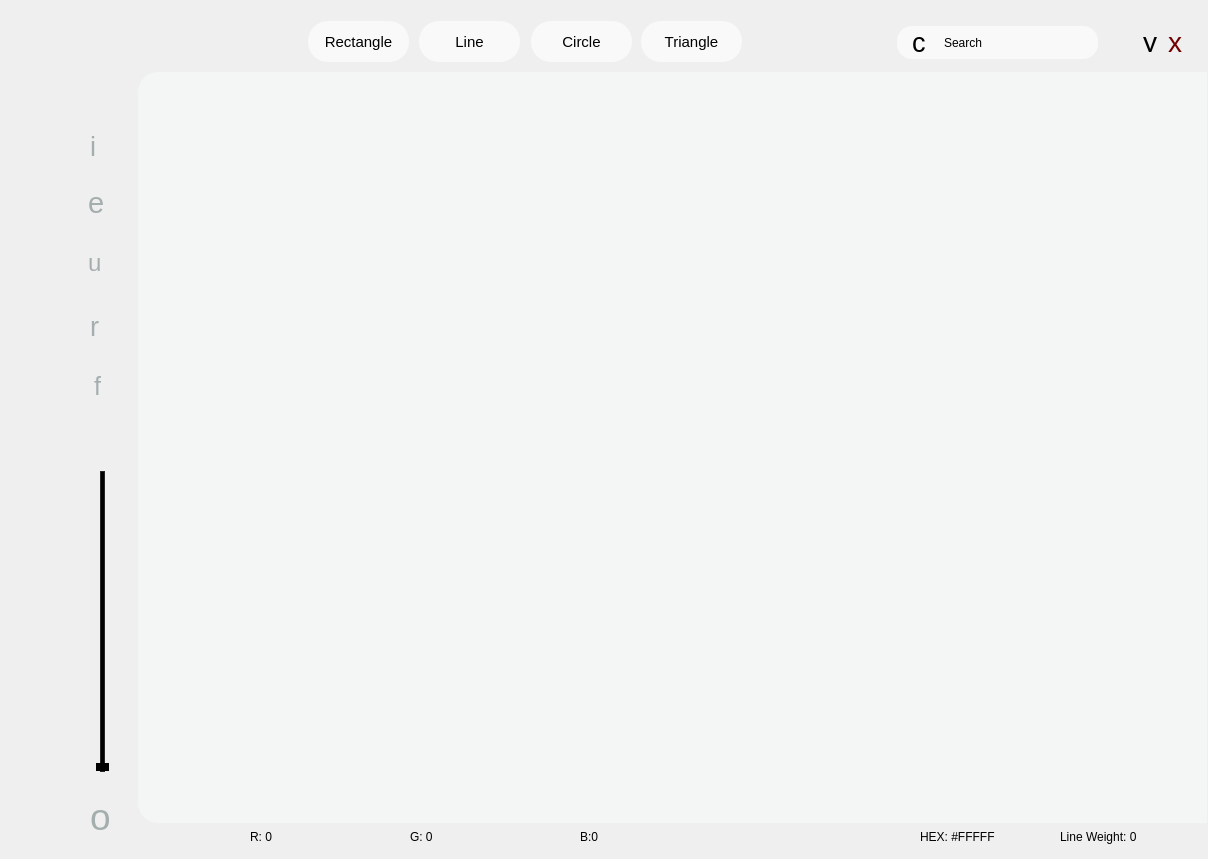
<?xml version="1.0" encoding="UTF-8"?>
<ui version="4.0">
 <class>PaintWindow</class>
 <widget class="QMainWindow" name="PaintWindow">
  <property name="geometry">
   <rect>
    <x>0</x>
    <y>0</y>
    <width>1208</width>
    <height>859</height>
   </rect>
  </property>
  <property name="windowTitle">
   <string>MainWindow</string>
  </property>
  <widget class="QWidget" name="centralwidget">
   <widget class="QLabel" name="backgorund">
    <property name="geometry">
     <rect>
      <x>68</x>
      <y>1</y>
      <width>1261</width>
      <height>851</height>
     </rect>
    </property>
    <property name="font">
     <font/>
    </property>
    <property name="text">
     <string/>
    </property>
    <property name="pixmap">
     <pixmap resource="resources.qrc">:/stockes/resources/whiteBackground.png</pixmap>
    </property>
   </widget>
   <widget class="QPushButton" name="rectangleBtn">
    <property name="geometry">
     <rect>
      <x>308</x>
      <y>21</y>
      <width>101</width>
      <height>41</height>
     </rect>
    </property>
    <property name="font">
     <font>
      <pointsize>11</pointsize>
      <italic>false</italic>
      <bold>false</bold>
     </font>
    </property>
    <property name="cursor">
     <cursorShape>PointingHandCursor</cursorShape>
    </property>
    <property name="styleSheet">
     <string notr="true">background-color: #f9f9f9;
color: black;
border-radius: 20px;
font: 11pt &quot;Montserrat&quot;;</string>
    </property>
    <property name="text">
     <string>Rectangle</string>
    </property>
   </widget>
   <widget class="QPushButton" name="triangleBtn">
    <property name="geometry">
     <rect>
      <x>641</x>
      <y>21</y>
      <width>101</width>
      <height>41</height>
     </rect>
    </property>
    <property name="font">
     <font>
      <pointsize>11</pointsize>
      <italic>false</italic>
      <bold>false</bold>
     </font>
    </property>
    <property name="cursor">
     <cursorShape>PointingHandCursor</cursorShape>
    </property>
    <property name="styleSheet">
     <string notr="true">background-color: #f9f9f9;
color: black;
border-radius: 20px;
font: 11pt &quot;Montserrat&quot;;</string>
    </property>
    <property name="text">
     <string>Triangle</string>
    </property>
   </widget>
   <widget class="QPushButton" name="circleBtn">
    <property name="geometry">
     <rect>
      <x>531</x>
      <y>21</y>
      <width>101</width>
      <height>41</height>
     </rect>
    </property>
    <property name="font">
     <font>
      <pointsize>11</pointsize>
      <italic>false</italic>
      <bold>false</bold>
     </font>
    </property>
    <property name="cursor">
     <cursorShape>PointingHandCursor</cursorShape>
    </property>
    <property name="styleSheet">
     <string notr="true">background-color: #f9f9f9;
color: black;
border-radius: 20px;
font: 11pt &quot;Montserrat&quot;;</string>
    </property>
    <property name="text">
     <string>Circle</string>
    </property>
   </widget>
   <widget class="QPushButton" name="lineBtn">
    <property name="geometry">
     <rect>
      <x>419</x>
      <y>21</y>
      <width>101</width>
      <height>41</height>
     </rect>
    </property>
    <property name="font">
     <font>
      <pointsize>11</pointsize>
      <italic>false</italic>
      <bold>false</bold>
     </font>
    </property>
    <property name="cursor">
     <cursorShape>PointingHandCursor</cursorShape>
    </property>
    <property name="styleSheet">
     <string notr="true">background-color: #f9f9f9;
color: black;
border-radius: 20px;
font: 11pt &quot;Montserrat&quot;;</string>
    </property>
    <property name="text">
     <string>Line</string>
    </property>
   </widget>
   <widget class="QLabel" name="logo">
    <property name="geometry">
     <rect>
      <x>90</x>
      <y>19</y>
      <width>41</width>
      <height>51</height>
     </rect>
    </property>
    <property name="text">
     <string/>
    </property>
    <property name="pixmap">
     <pixmap resource="resources.qrc">:/stockes/resources/Logo.png</pixmap>
    </property>
   </widget>
   <widget class="QGraphicsView" name="graphicsView">
    <property name="geometry">
     <rect>
      <x>138</x>
      <y>72</y>
      <width>1069</width>
      <height>751</height>
     </rect>
    </property>
    <property name="font">
     <font/>
    </property>
    <property name="cursor" stdset="0">
     <cursorShape>CrossCursor</cursorShape>
    </property>
    <property name="focusPolicy">
     <enum>Qt::NoFocus</enum>
    </property>
    <property name="styleSheet">
     <string notr="true">background-color: #f4f5f5;
border-radius: 20px;
border-top-right-radius: 0px;
border-bottom-right-radius: 0px;</string>
    </property>
   </widget>
   <widget class="QPushButton" name="closeBtn">
    <property name="geometry">
     <rect>
      <x>1168</x>
      <y>31</y>
      <width>20</width>
      <height>21</height>
     </rect>
    </property>
    <property name="sizePolicy">
     <sizepolicy hsizetype="Maximum" vsizetype="Fixed">
      <horstretch>0</horstretch>
      <verstretch>0</verstretch>
     </sizepolicy>
    </property>
    <property name="font">
     <font>
      <pointsize>21</pointsize>
      <italic>false</italic>
      <bold>false</bold>
      <kerning>false</kerning>
     </font>
    </property>
    <property name="cursor">
     <cursorShape>PointingHandCursor</cursorShape>
    </property>
    <property name="layoutDirection">
     <enum>Qt::LeftToRight</enum>
    </property>
    <property name="styleSheet">
     <string notr="true">border-radius:10px;
color: #710101;
text-align: left;
font: 21pt &quot;IROicons&quot;;</string>
    </property>
    <property name="text">
     <string>x</string>
    </property>
    <property name="checkable">
     <bool>false</bool>
    </property>
    <property name="default">
     <bool>false</bool>
    </property>
    <property name="flat">
     <bool>false</bool>
    </property>
   </widget>
   <widget class="QPushButton" name="miniBtn">
    <property name="geometry">
     <rect>
      <x>1143</x>
      <y>31</y>
      <width>20</width>
      <height>21</height>
     </rect>
    </property>
    <property name="font">
     <font>
      <pointsize>21</pointsize>
      <italic>false</italic>
      <bold>false</bold>
     </font>
    </property>
    <property name="cursor">
     <cursorShape>PointingHandCursor</cursorShape>
    </property>
    <property name="styleSheet">
     <string notr="true">border-radius:10px;
color: #000;
text-align: left;
font: 21pt &quot;IROicons&quot;;</string>
    </property>
    <property name="text">
     <string>y</string>
    </property>
   </widget>
   <widget class="QPushButton" name="colorBtn">
    <property name="geometry">
     <rect>
      <x>90</x>
      <y>131</y>
      <width>26</width>
      <height>31</height>
     </rect>
    </property>
    <property name="font">
     <font>
      <pointsize>20</pointsize>
      <italic>false</italic>
      <bold>false</bold>
     </font>
    </property>
    <property name="cursor">
     <cursorShape>PointingHandCursor</cursorShape>
    </property>
    <property name="styleSheet">
     <string notr="true">border-radius:10px;
color: #a5aeaf;
text-align: left;
font: 20pt &quot;IROicons&quot;;</string>
    </property>
    <property name="text">
     <string>i</string>
    </property>
    <property name="flat">
     <bool>true</bool>
    </property>
   </widget>
   <widget class="QPushButton" name="redoBtn">
    <property name="geometry">
     <rect>
      <x>90</x>
      <y>311</y>
      <width>31</width>
      <height>31</height>
     </rect>
    </property>
    <property name="font">
     <font>
      <pointsize>20</pointsize>
      <italic>false</italic>
      <bold>false</bold>
     </font>
    </property>
    <property name="cursor">
     <cursorShape>PointingHandCursor</cursorShape>
    </property>
    <property name="styleSheet">
     <string notr="true">border-radius:10px;
color: #a5aeaf;
text-align: left;
font: 20pt &quot;IROicons&quot;;</string>
    </property>
    <property name="text">
     <string>r</string>
    </property>
    <property name="shortcut">
     <string>Ctrl+Y</string>
    </property>
    <property name="flat">
     <bool>true</bool>
    </property>
   </widget>
   <widget class="QPushButton" name="tableBtn">
    <property name="geometry">
     <rect>
      <x>90</x>
      <y>800</y>
      <width>29</width>
      <height>34</height>
     </rect>
    </property>
    <property name="font">
     <font>
      <pointsize>28</pointsize>
      <italic>false</italic>
      <bold>false</bold>
     </font>
    </property>
    <property name="cursor">
     <cursorShape>PointingHandCursor</cursorShape>
    </property>
    <property name="styleSheet">
     <string notr="true">border-radius:10px;
color: #a5aeaf;
text-align: left;
font: 28pt &quot;IROicons&quot;;</string>
    </property>
    <property name="text">
     <string>o</string>
    </property>
    <property name="flat">
     <bool>true</bool>
    </property>
   </widget>
   <widget class="QPushButton" name="undoBtn">
    <property name="geometry">
     <rect>
      <x>88</x>
      <y>251</y>
      <width>29</width>
      <height>24</height>
     </rect>
    </property>
    <property name="font">
     <font>
      <pointsize>18</pointsize>
      <italic>false</italic>
      <bold>false</bold>
     </font>
    </property>
    <property name="cursor">
     <cursorShape>PointingHandCursor</cursorShape>
    </property>
    <property name="styleSheet">
     <string notr="true">border-radius:10px;
color: #a5aeaf;
text-align: left;
font: 18pt &quot;IROicons&quot;;</string>
    </property>
    <property name="text">
     <string>u</string>
    </property>
    <property name="shortcut">
     <string>Ctrl+Z</string>
    </property>
    <property name="flat">
     <bool>true</bool>
    </property>
   </widget>
   <widget class="QPushButton" name="saveBtn">
    <property name="geometry">
     <rect>
      <x>94</x>
      <y>371</y>
      <width>21</width>
      <height>31</height>
     </rect>
    </property>
    <property name="font">
     <font>
      <pointsize>19</pointsize>
      <italic>false</italic>
      <bold>false</bold>
     </font>
    </property>
    <property name="cursor">
     <cursorShape>PointingHandCursor</cursorShape>
    </property>
    <property name="styleSheet">
     <string notr="true">border-radius:10px;
color: #a5aeaf;
text-align: left;
font: 19pt &quot;IROicons&quot;;</string>
    </property>
    <property name="text">
     <string>f</string>
    </property>
    <property name="shortcut">
     <string>Ctrl+S</string>
    </property>
    <property name="flat">
     <bool>true</bool>
    </property>
   </widget>
   <widget class="QSlider" name="verticalSlider">
    <property name="geometry">
     <rect>
      <x>94</x>
      <y>471</y>
      <width>16</width>
      <height>301</height>
     </rect>
    </property>
    <property name="styleSheet">
     <string notr="true">

.QSlider::groove:vertical {
    border: 1px solid #262626;
    width: 3px;
	background: #000000;
}

.QSlider::handle:vertical {
	background:#000000;
    height: 8px;
    margin: 0px -5px;
}</string>
    </property>
    <property name="minimum">
     <number>1</number>
    </property>
    <property name="maximum">
     <number>25</number>
    </property>
    <property name="orientation">
     <enum>Qt::Vertical</enum>
    </property>
   </widget>
   <widget class="QLineEdit" name="searchBar">
    <property name="geometry">
     <rect>
      <x>897</x>
      <y>26</y>
      <width>201</width>
      <height>33</height>
     </rect>
    </property>
    <property name="font">
     <font>
      <pointsize>9</pointsize>
      <italic>false</italic>
      <bold>false</bold>
     </font>
    </property>
    <property name="styleSheet">
     <string notr="true">background-color: #f9f9f9;
color: black;
border-radius: 15px;
padding: 45px;
font: 9pt &quot;Montserrat&quot;;
</string>
    </property>
    <property name="text">
     <string>Search</string>
    </property>
   </widget>
   <widget class="QLabel" name="searchIcon">
    <property name="geometry">
     <rect>
      <x>912</x>
      <y>27</y>
      <width>22</width>
      <height>31</height>
     </rect>
    </property>
    <property name="font">
     <font>
      <pointsize>20</pointsize>
      <italic>false</italic>
      <bold>false</bold>
      <kerning>true</kerning>
     </font>
    </property>
    <property name="styleSheet">
     <string notr="true">font: 20pt &quot;IROicons&quot;;</string>
    </property>
    <property name="text">
     <string>c</string>
    </property>
   </widget>
   <widget class="QPushButton" name="ersr_Btn">
    <property name="geometry">
     <rect>
      <x>88</x>
      <y>191</y>
      <width>29</width>
      <height>24</height>
     </rect>
    </property>
    <property name="font">
     <font>
      <pointsize>22</pointsize>
      <italic>false</italic>
      <bold>false</bold>
     </font>
    </property>
    <property name="cursor">
     <cursorShape>PointingHandCursor</cursorShape>
    </property>
    <property name="styleSheet">
     <string notr="true">border-radius:10px;
color: #a5aeaf;
text-align: left;
font: 22pt &quot;IROicons&quot;;</string>
    </property>
    <property name="text">
     <string>e</string>
    </property>
    <property name="shortcut">
     <string>Ctrl+Z</string>
    </property>
    <property name="flat">
     <bool>true</bool>
    </property>
   </widget>
   <widget class="QGroupBox" name="tableCont">
    <property name="geometry">
     <rect>
      <x>1220</x>
      <y>149</y>
      <width>321</width>
      <height>571</height>
     </rect>
    </property>
    <property name="styleSheet">
     <string notr="true">border-radius:0 px;</string>
    </property>
    <property name="title">
     <string/>
    </property>
    <widget class="QTableWidget" name="DataTable">
     <property name="enabled">
      <bool>true</bool>
     </property>
     <property name="geometry">
      <rect>
       <x>0</x>
       <y>0</y>
       <width>321</width>
       <height>311</height>
      </rect>
     </property>
    </widget>
    <widget class="QTableWidget" name="InfoTable">
     <property name="enabled">
      <bool>true</bool>
     </property>
     <property name="geometry">
      <rect>
       <x>0</x>
       <y>330</y>
       <width>321</width>
       <height>161</height>
      </rect>
     </property>
    </widget>
    <widget class="QPushButton" name="SortASBtn">
     <property name="enabled">
      <bool>true</bool>
     </property>
     <property name="geometry">
      <rect>
       <x>-1</x>
       <y>510</y>
       <width>161</width>
       <height>41</height>
      </rect>
     </property>
     <property name="styleSheet">
      <string notr="true">background-color: #f9f9f9;
color: black;
border-radius: 20px;
font: 11pt &quot;Montserrat&quot;;</string>
     </property>
     <property name="text">
      <string>Sort Ascending</string>
     </property>
    </widget>
    <widget class="QPushButton" name="SortDSBtn">
     <property name="enabled">
      <bool>true</bool>
     </property>
     <property name="geometry">
      <rect>
       <x>160</x>
       <y>510</y>
       <width>161</width>
       <height>41</height>
      </rect>
     </property>
     <property name="styleSheet">
      <string notr="true">background-color: #f9f9f9;
color: black;
border-radius: 20px;
font: 11pt &quot;Montserrat&quot;;</string>
     </property>
     <property name="text">
      <string>Sort Dscending</string>
     </property>
    </widget>
   </widget>
   <widget class="QLabel" name="redVal">
    <property name="geometry">
     <rect>
      <x>250</x>
      <y>829</y>
      <width>51</width>
      <height>16</height>
     </rect>
    </property>
    <property name="font">
     <font/>
    </property>
    <property name="text">
     <string>R: 0 </string>
    </property>
   </widget>
   <widget class="QLabel" name="greenVal">
    <property name="geometry">
     <rect>
      <x>410</x>
      <y>829</y>
      <width>51</width>
      <height>16</height>
     </rect>
    </property>
    <property name="font">
     <font/>
    </property>
    <property name="text">
     <string>G: 0  </string>
    </property>
   </widget>
   <widget class="QLabel" name="blueVal">
    <property name="geometry">
     <rect>
      <x>580</x>
      <y>829</y>
      <width>51</width>
      <height>16</height>
     </rect>
    </property>
    <property name="font">
     <font/>
    </property>
    <property name="text">
     <string>B:0</string>
    </property>
   </widget>
   <widget class="QLabel" name="hexVal">
    <property name="geometry">
     <rect>
      <x>920</x>
      <y>829</y>
      <width>101</width>
      <height>16</height>
     </rect>
    </property>
    <property name="font">
     <font/>
    </property>
    <property name="text">
     <string>HEX: #FFFFF</string>
    </property>
   </widget>
   <widget class="QLabel" name="lineWVal">
    <property name="geometry">
     <rect>
      <x>1060</x>
      <y>829</y>
      <width>111</width>
      <height>16</height>
     </rect>
    </property>
    <property name="font">
     <font/>
    </property>
    <property name="text">
     <string>Line Weight: 0</string>
    </property>
   </widget>
   <widget class="QGroupBox" name="menu">
    <property name="geometry">
     <rect>
      <x>50</x>
      <y>-115</y>
      <width>121</width>
      <height>111</height>
     </rect>
    </property>
    <property name="styleSheet">
     <string notr="true">background-color:  #fff;
border-radius: 15px;</string>
    </property>
    <property name="title">
     <string/>
    </property>
    <widget class="QWidget" name="verticalLayoutWidget">
     <property name="geometry">
      <rect>
       <x>0</x>
       <y>0</y>
       <width>121</width>
       <height>111</height>
      </rect>
     </property>
     <layout class="QVBoxLayout" name="verticalLayout">
      <property name="spacing">
       <number>0</number>
      </property>
      <item>
       <widget class="QPushButton" name="menuNew">
        <property name="styleSheet">
         <string notr="true">background-color: rgb(255, 255, 255);
color: rgb(0, 0, 0);
font: 9pt &quot;Montserrat&quot;;</string>
        </property>
        <property name="text">
         <string>New</string>
        </property>
       </widget>
      </item>
      <item>
       <widget class="QPushButton" name="menuOpen">
        <property name="styleSheet">
         <string notr="true">background-color: rgb(255, 255, 255);
color: rgb(0, 0, 0);
font: 9pt &quot;Montserrat&quot;;</string>
        </property>
        <property name="text">
         <string>Open</string>
        </property>
       </widget>
      </item>
      <item>
       <widget class="QPushButton" name="menuSave">
        <property name="styleSheet">
         <string notr="true">background-color: rgb(255, 255, 255);
color: rgb(0, 0, 0);
font: 9pt &quot;Montserrat&quot;;</string>
        </property>
        <property name="text">
         <string>Save</string>
        </property>
       </widget>
      </item>
     </layout>
    </widget>
   </widget>
   <widget class="QPushButton" name="logoBtn">
    <property name="geometry">
     <rect>
      <x>90</x>
      <y>20</y>
      <width>40</width>
      <height>42</height>
     </rect>
    </property>
    <property name="text">
     <string/>
    </property>
    <property name="flat">
     <bool>true</bool>
    </property>
   </widget>
  </widget>
 </widget>
 <resources>
  <include location="resources.qrc"/>
 </resources>
 <connections>
  <connection>
   <sender>closeBtn</sender>
   <signal>clicked()</signal>
   <receiver>PaintWindow</receiver>
   <slot>close()</slot>
   <hints>
    <hint type="sourcelabel">
     <x>1180</x>
     <y>76</y>
    </hint>
    <hint type="destinationlabel">
     <x>1161</x>
     <y>39</y>
    </hint>
   </hints>
  </connection>
  <connection>
   <sender>miniBtn</sender>
   <signal>clicked()</signal>
   <receiver>PaintWindow</receiver>
   <slot>showMinimized()</slot>
   <hints>
    <hint type="sourcelabel">
     <x>1147</x>
     <y>72</y>
    </hint>
    <hint type="destinationlabel">
     <x>1151</x>
     <y>19</y>
    </hint>
   </hints>
  </connection>
 </connections>
</ui>
